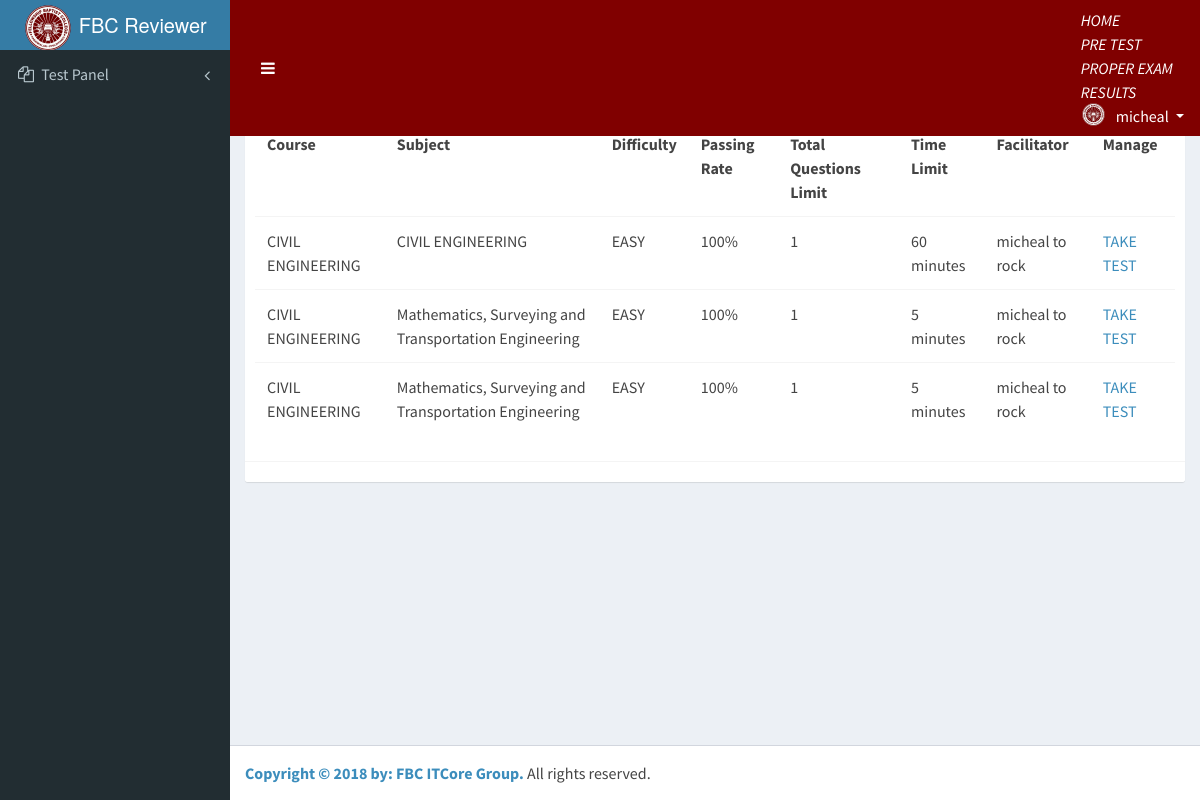
/system/system/students/assessments/pretest (signed in), run on the app's committed database.
### tables this page shows
CREATE TABLE `tests` (
  `test_id` int(11) NOT NULL,
  `user_id` int(11) NOT NULL,
  `difficulty_id` int(11) NOT NULL,
  `total_questions` int(11) NOT NULL,
  `passing_rate` int(11) NOT NULL,
  `time_limit` int(11) NOT NULL,
  `test_desc` text NOT NULL,
  `test_subject` text NOT NULL,
  `access_code` text NOT NULL
);

CREATE TABLE `users` (
  `user_id` int(11) NOT NULL,
  `usertype_id` int(11) NOT NULL,
  `fname` text NOT NULL,
  `mname` text NOT NULL,
  `lname` text NOT NULL,
  `username` text NOT NULL,
  `password` text NOT NULL,
  `user_type` text NOT NULL,
  `course` text NOT NULL,
  `year` text NOT NULL
);

### system/system/students/assessments/pretest/index.php (the view, shortened to what this page needs)
    <?php
include("../../header.php");
  $stmt =  $conn->prepare("SELECT * FROM tests as T, users as U where T.test_desc = U.course and U.user_id=".$_SESSION['user_id']);
  $stmt->execute();
?>
  <div class="content-wrapper">
    <section class="content-header">
      <h1>
      </h1>
     <ol class="breadcrumb">
         <li><a href="#">You are here></li>
         <li><a href="#">Student></li>
               <li><a href="#">Pre test</li>
    </section>
  <section class="content">
         <div class="box">
            <div class="box-header">
              <table class="table table-hover">
                <tr>
                  <th>Course</th>
                   <th>Subject</th>
                  <th>Difficulty</th>
                  <th>Passing Rate</th>
                  <th>Total Questions Limit</th>
                  <th>Time Limit</th>
                  <th>Facilitator</th>
                  <th>Manage</th>
                </tr>
   <?php
    while($row = $stmt->fetch()){
    ?>
                <tr>
                  <td><?php echo $row['test_desc']; ?></td>
                  <td><?php echo $row['test_subject']; ?></td>
<td>                  <?php
              if($row['difficulty_id']==1){ echo "EASY";}
              elseif($row['difficulty_id']==2){ echo "MODERATE";}
              elseif($row['difficulty_id']==3){ echo "DIFFICULT";}
              ?>
                  <td><?php echo $row['passing_rate']."%"; ?></td>
                  <td><?php echo $row['total_questions']; ?></td>
                  <td><?php echo $row['time_limit']." minutes"; ?></td>
                  <td>   <?php echo $row['fname']." ".$row['lname']?>
           </td>
           <td><a href ="take/index.php?id=<?php echo $row['test_id']?>">TAKE TEST</i></a>
                </tr>
    <?php
    }
    ?>
              </table>
            </div>
                  <div class="box-footer"> </div>
          </div>
            </div>
</body>
<?php include("../../footer.php"); ?>

### system/system/students/header.php (shortened to what this page needs)
<!DOCTYPE html>
<html>
<head>
  <link rel="stylesheet" href="../../../../bower_components/bootstrap/dist/css/bootstrap.min.css">
  <link rel="stylesheet" href="../../../../bower_components/font-awesome/css/font-awesome.min.css">
  <link rel="stylesheet" href="../../../../bower_components/Ionicons/css/ionicons.min.css">
  <link rel="stylesheet" href="../../../../bower_components/bootstrap-daterangepicker/daterangepicker.css">
  <link rel="stylesheet" href="../../../../bower_components/bootstrap-datepicker/dist/css/bootstrap-datepicker.min.css">
  <link rel="stylesheet" href="../../../../plugins/iCheck/all.css">
  <link rel="stylesheet" href="../../../../bower_components/bootstrap-colorpicker/dist/css/bootstrap-colorpicker.min.css">
  <link rel="stylesheet" href="../../../../plugins/timepicker/bootstrap-timepicker.min.css">
  <link rel="stylesheet" href="../../../../bower_components/select2/dist/css/select2.min.css">
  <link rel="stylesheet" href="../../../../dist/css/AdminLTE.min.css">
  <link rel="stylesheet" href="../../../../dist/css/skins/_all-skins.min.css">
  <link rel="stylesheet" href="../../../../plugins/bootstrap-wysihtml5/bootstrap3-wysihtml5.min.css">
</head>
<body class="hold-transition skin-blue fixed sidebar-mini">
<div class="wrapper">
  <header class="main-header">
  <a href="../../home/index" class="logo">
        <img src="../../../../dist/img/logo.png" class="user-image" alt="User Image" height="50" width="50">
           FBC Reviewer </span>
    </a>
    <nav class="navbar navbar-static-top">
      <a href="#" class="sidebar-toggle" data-toggle="push-menu" role="button">
      </a>
      <div class="navbar-custom-menu">
        <ul class="nav navbar-nav">
 <li class="dropdown messages-menu">
            <a href="../../home/index">
              <i>HOME</i>
            </a>
          </li>
 <li class="dropdown messages-menu">
            <a href="../../assessments/pretest">
              <i>PRE TEST</i>
            </a>
          </li>
           <li class="dropdown messages-menu">
           <a href="../../assessments/examproper/">
              <i>PROPER EXAM</i>
            </a>
          </li>
           <li class="dropdown messages-menu">
           <a href="../../assessments/results/">
              <i>RESULTS</i>
            </a>
          </li>
          <li class="dropdown user user-menu">
            <a href="#" class="dropdown-toggle" data-toggle="dropdown">
              <img src="../../../../dist/img/logo.png" class="user-image" alt="User Image">
              <span class="hidden-xs"><?php echo $_SESSION['firstname'] ?></span>
            </a>
          </li>
        </ul>
      </div>
    </nav>
  </header>
  <aside class="main-sidebar">
    <section class="sidebar">
      <ul class="sidebar-menu" data-widget="tree">
        <li class="treeview">
          <a href="#">
            <i class="fa fa-files-o"></i>
            <span>Test Panel</span>
            <span class="pull-right-container">
              <i class="fa fa-angle-left pull-right">
              </i>
            </span>
          </a>
        </li>
      </ul>
    </section>
  </aside>
</div>
</body>
</html>

### system/system/students/footer.php (shortened to what this page needs)
  <footer class="main-footer">
    <strong>Copyright &copy; 2018 <a href="#">by: FBC ITCore Group.</a></strong> All rights
    reserved.
  </footer>
</body>
</html>

### data on the page
tests: test_desc "CIVIL ENGINEERING", test_subject "CIVIL ENGINEERING", difficulty_id "EASY", passing_rate "100", total_questions "1", time_limit "60", users.fname "micheal", users.lname "to rock"
tests: test_desc "CIVIL ENGINEERING", test_subject "Mathematics, Surveying and Transportation Engineering", difficulty_id "EASY", passing_rate "100", total_questions "1", time_limit "5", users.fname "micheal", users.lname "to rock"
tests: test_desc "CIVIL ENGINEERING", test_subject "Mathematics, Surveying and Transportation Engineering", difficulty_id "EASY", passing_rate "100", total_questions "1", time_limit "5", users.fname "micheal", users.lname "to rock"

### other printed values
$_SESSION['firstname'] "micheal"
